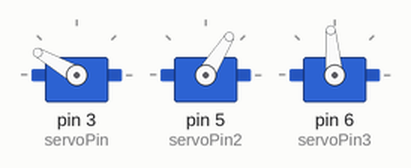
The sketch below on a simulated Arduino Uno, built with avr-gcc and run on an emulated ATmega328P. Shown: 3 × servo.

Above: at 0.1 s.
At 20.01 s:
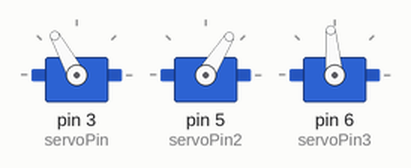
At 30.01 s:
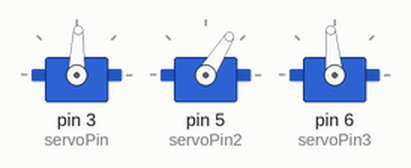
At 39.69 s:
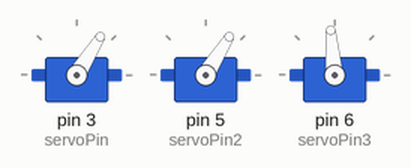
Timing chart, 0 to 40.0 s (numbered marks = the images above):
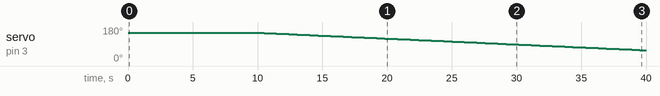

The sketch:

eggbot_code_vertical_lines.ino
```cpp
#include <VarSpeedServo.h>

VarSpeedServo myservo;
VarSpeedServo myservo2;
VarSpeedServo myservo3;

const int servoPin = 3;
const int servoPin2 = 5;
const int servoPin3 = 6;

void setup() {
  myservo.attach(servoPin);
  myservo2.attach(servoPin2);
  myservo3.attach (servoPin3);

  myservo.write(150);
  myservo3.write(95);
  myservo2.write(58);
  delay(10000);
  myservo.write(150, 2, true);
  delay(0);
  myservo.write(40, 2, true);
  delay(0);
  myservo3.write(90);
}


void loop() {

}
```

Measured:
- by itself, servo on pin 3 (servoPin): moves from 150° to 57° over 29.7 s
